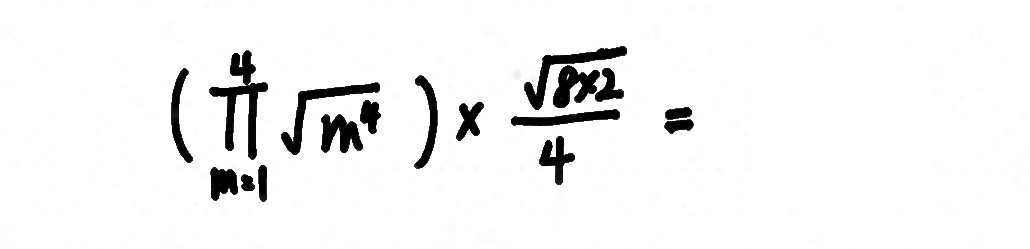
%> input picture code/im.png, 1030 x 249 px; its folder holds only this picture in this run
$ octave --eval "result = read_images;"   (GNU Octave 9; MATLAB toolbox functions it lacks are replaced by stand-ins)
%> lines starting %> are read from the running program, lines starting %| are printed output that depends on the picture; in (x1, y1, x2, y2) boxes, pixels count from 0 and x2, y2 are one past the last pixel; in counts of white or black regions, pixels touching at a corner belong together; the program's own positions count from 1
function varargout = read_images(varargin)
% [X, t] = read_images(h_size, v_size, label, location)
% Read all PNG images in a directory
%
% Varargins:
% - h_size: horizontal size
% - v_size: vertical size
% - label: output label
% - location: relative path of directory
%
% Varargouts:
% - X: logical matrix of images
% - t: cell array of label
%

%%
switch(nargin)
    case 0
        h_size = 40;
        v_size = 40;
        label = 0;
        location = '.';
    case 2
        h_size = varargin{1};
        v_size = varargin{2};
        label = 0;
        location = '.';
    case 3
        h_size = varargin{1};
        v_size = varargin{2};
        label = varargin{3};
        location = '.';
    case 4
        h_size = varargin{1};
        v_size = varargin{2};
        label = varargin{3};
        location = varargin{4};
    otherwise
        error('Wrong number of input');
end

%%
fnames = dir(strcat(location, '/*.png'));
numfids = length(fnames);
size = h_size * v_size;
X = false(numfids, size);
for k = 1:numfids
    im = imread(strcat(location, '/', fnames(k).name));
%> im is the input picture: size 249x1030x3 uint8; min 0, max 255, mean 241.8
    if(ndims(im) == 3) % RGB image
        im = rgb2gray(im);
%> im: size 249x1030 uint8
    end
    threshold = graythresh(im);
%> threshold = 0.598
    im = im2bw(im,threshold);
%> im: size 249x1030 logical; 94.7% white; 17 black regions, largest, box (x1, y1, x2, y2) and area: (209, 50, 268, 160) 2056, (524, 46, 627, 110) 1377, (281, 82, 380, 155) 1352
    im = imresize(im, [v_size, h_size]);
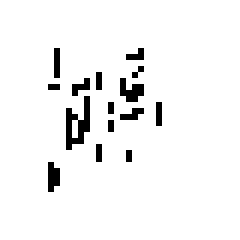
%> im: size 40x40 logical (shown 6 times larger); 95.2% white; black in thin lines or dots, all inside (x1, y1, x2, y2) = (8, 8, 27, 32)
%> `result = read_images;`: result = 1600 logical values, 1524 true
    X(k, :) = reshape(im', 1, size);
end

%%
t = repmat({label}, numfids, 1); %label * ones(numfids, 1);

%%
imshow(im);
pause(1);

%%
varargout{1} = X;
if(nargout == 2)
    varargout{2} = t;
end

end

$ run again, on code/level5.png
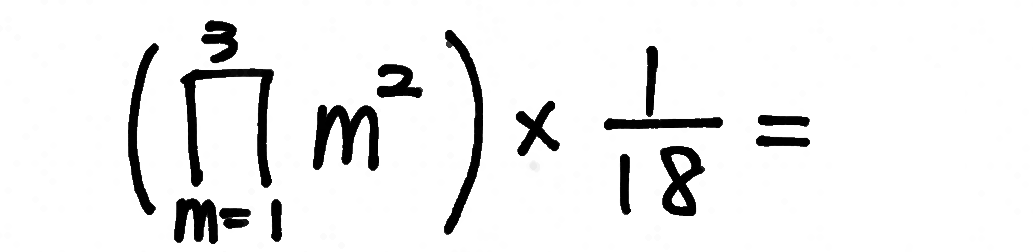
%> input picture code/level5.png, 1033 x 252 px
%> in read_images, im is the input picture: size 252x1033x3 uint8; min 0, max 255, mean 236.8
%> threshold = 0.598
%> in read_images, `im = im2bw(im,threshold);`:
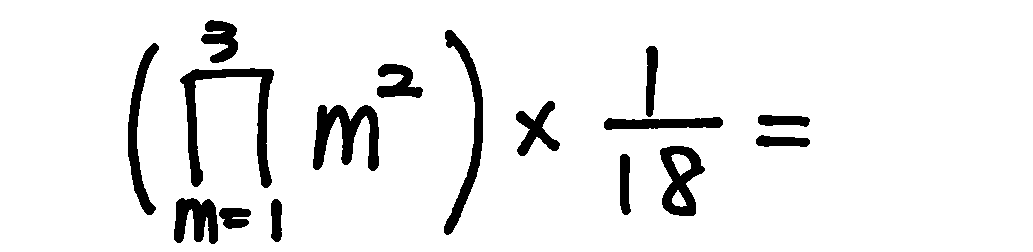
%> im: size 252x1033 logical; 92.7% white; 16 black regions, largest, box (x1, y1, x2, y2) and area: (180, 68, 274, 188) 2887, (313, 105, 379, 171) 2291, (444, 30, 483, 235) 2045
%> in read_images, `im = imresize(im, [v_size, h_size]);`:
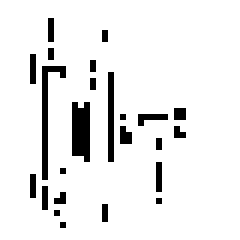
%> im: size 40x40 logical (shown 6 times larger); 92.1% white; black in thin lines or dots, all inside (x1, y1, x2, y2) = (5, 3, 31, 38)
%> result = 1600 logical values, 1474 true

$ run again, on code/level2.png
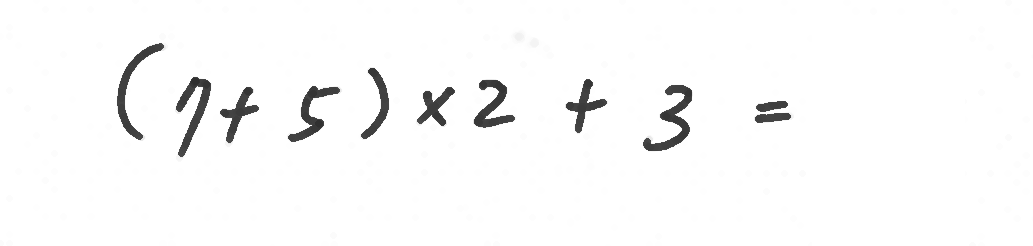
%> input picture code/level2.png, 1033 x 246 px
%> in read_images, im is the input picture: size 246x1033x3 uint8; min 47, max 255, mean 249
%> threshold = 0.598
%> in read_images, `im = im2bw(im,threshold);`:
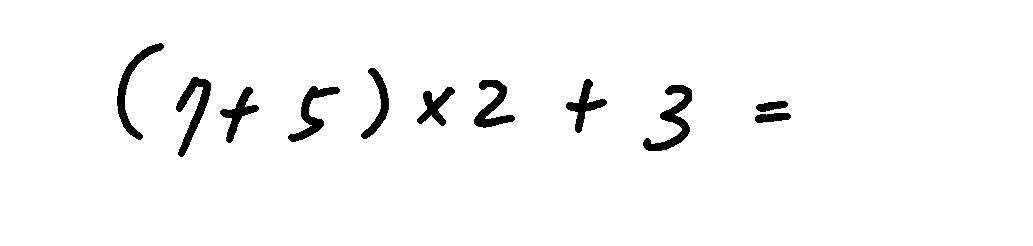
%> im: size 246x1033 logical; 96.9% white; 11 black regions, largest, box (x1, y1, x2, y2) and area: (643, 85, 692, 151) 1074, (176, 77, 211, 157) 974, (117, 43, 164, 140) 919
%> in read_images, `im = imresize(im, [v_size, h_size]);`:
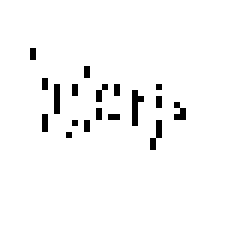
%> im: size 40x40 logical (shown 6 times larger); 97% white; black in thin lines or dots, all inside (x1, y1, x2, y2) = (5, 8, 31, 25)
%> result = 1600 logical values, 1552 true

$ run again, on code/level3.png
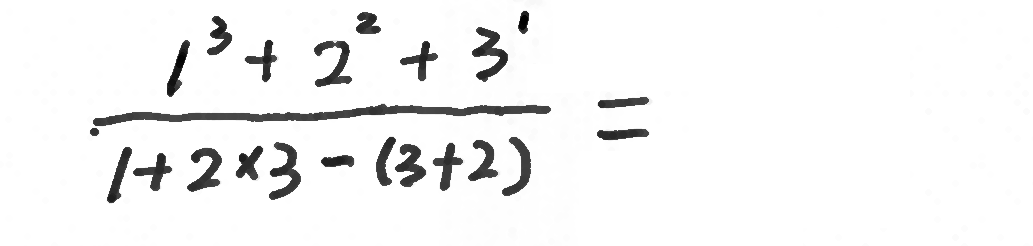
%> input picture code/level3.png, 1033 x 246 px
%> in read_images, im is the input picture: size 246x1033x3 uint8; min 2, max 255, mean 243.1
%> threshold = 0.598
%> in read_images, `im = im2bw(im,threshold);`:
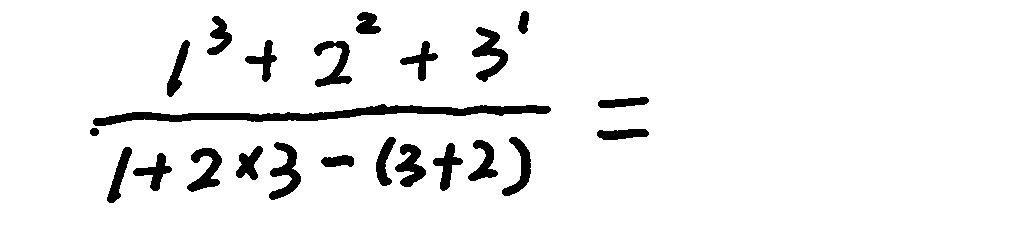
%> im: size 246x1033 logical; 94.1% white; 23 black regions, largest, box (x1, y1, x2, y2) and area: (93, 104, 551, 126) 3488, (472, 27, 508, 82) 849, (269, 142, 301, 200) 825
%> in read_images, `im = imresize(im, [v_size, h_size]);`:
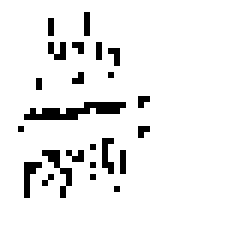
%> im: size 40x40 logical (shown 6 times larger); 93.3% white; black in thin lines or dots, all inside (x1, y1, x2, y2) = (3, 2, 25, 33)
%> result = 1600 logical values, 1493 true

$ run again, on code/level4.png
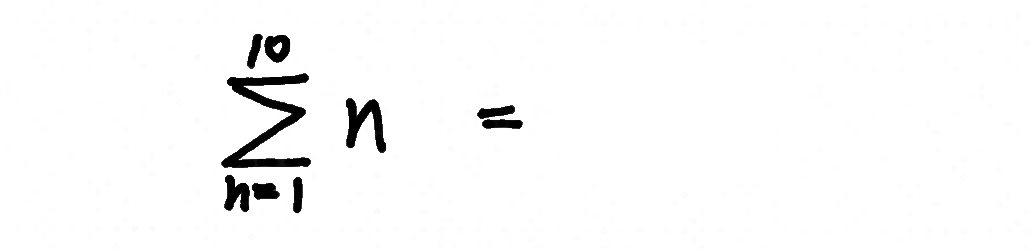
%> input picture code/level4.png, 1030 x 249 px
%> in read_images, im is the input picture: size 249x1030x3 uint8; min 0, max 255, mean 248.6
%> threshold = 0.598
%> in read_images, `im = imresize(im, [v_size, h_size]);`:
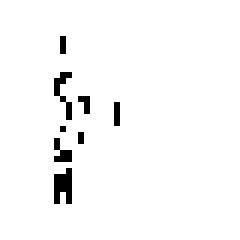
%> im: size 40x40 logical (shown 6 times larger); 97.2% white; black in thin lines or dots, all inside (x1, y1, x2, y2) = (9, 6, 20, 34)
%> result = 1600 logical values, 1555 true
